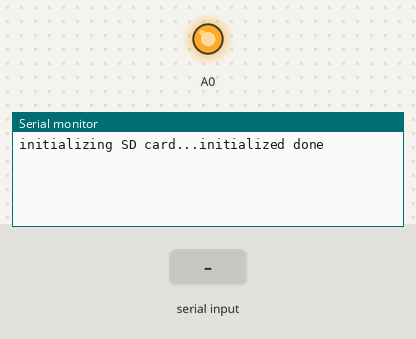
This sketch was run on a simulated Arduino Uno, built with avr-gcc and run on an emulated ATmega328P. On the bench: output pins drawn as LEDs (lit = HIGH), the last lines printed to the serial monitor. The inputs (shaded band) are chosen by the test bench. Storage starts empty.

Above: at 1.6 s.
1.7 s: "test" received over the second serial link
At 3.9 s:
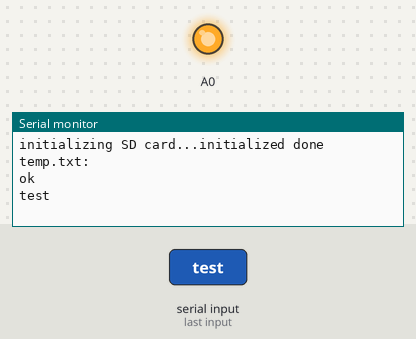
4.2 s: "1" received over the second serial link
At 6.0 s:
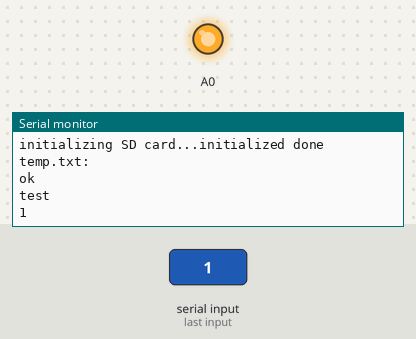

The sketch:

rtc_sd.ino
```cpp
#include <RtcDS1307.h>
#include <SD.h>
#include <SPI.h>
#include <SoftwareSerial.h> // 引用程式庫
#include <Time.h>
#include <Wire.h> // must be included here so that Arduino library object file references work
#include <string.h>

RtcDS1307<TwoWire> Rtc(Wire);
File dataFile;
const int chipSelect = 4;
SoftwareSerial BT(8, 9);
char datestring[20] = {0};
String s;

void setup() {
  Serial.begin(9600);
  BT.begin(9600);
  Rtc.Begin();
  pinMode(A0, OUTPUT);
  digitalWrite(A0, HIGH);

  Serial.print("initializing SD card...");

  if (!SD.begin(4)) {
    Serial.println("Fail!");
    return;
  }
  Serial.println("initialized done");
  delay(400);
  dataFile = SD.open("temp.txt", FILE_WRITE);
  if (dataFile) {
    dataFile.println("Date_Time,temp(C)");
    dataFile.close();
  } else {
    Serial.println("\n open file error ");
  }
}

void loop() {
  /*
    Serial.print("Pls wait.......");
    Serial.println();
    delay(1000);
    dataFile = SD.open("temp.csv", FILE_WRITE);
    if (dataFile) {
      Serial.println("Writing..");
      RtcDateTime now = Rtc.GetDateTime();
      printDateTime(now);
      dataFile.print(datestring);
      dataFile.print(",");
      dataFile.println("25");
      delay(10000);
      dataFile.close();
      Serial.println("done");
    } else {
      Serial.println("error opening test.txt");
    }
    */

  if (BT.available()) {
    s = BT.readString();
    if (s == "test") {
      dataFile = SD.open("temp.txt");
      if (dataFile) {
        Serial.println("temp.txt:");

        // read from the file until there's nothing else in it:
        while (dataFile.available()) {
          BT.write(dataFile.read());
        }
        // close the file:
        dataFile.close();
      } else {
        // if the file didn't open, print an error:
        Serial.println("error opening test.txt");
      }
      //BT.println(data);
      Serial.println("ok");
    }
    Serial.println(s);
    delay(10);
  }
}
#define countof(a) (sizeof(a) / sizeof(a[0]))
void printDateTime(const RtcDateTime &dt) {
  datestring[20] = {0};

  snprintf_P(datestring, countof(datestring),
             PSTR("%04u-%02u-%02u %02u:%02u:%02u"), dt.Year(), dt.Month(),
             dt.Day(), dt.Hour(), dt.Minute(), dt.Second());
  Serial.print(datestring);
}
```

Measured:
- after the input at 1.7 s, the serial monitor: prints a new line after 1.0 s (image 1)
- after the input at 4.2 s, the serial monitor: prints a new line after 1.0 s (image 2)
